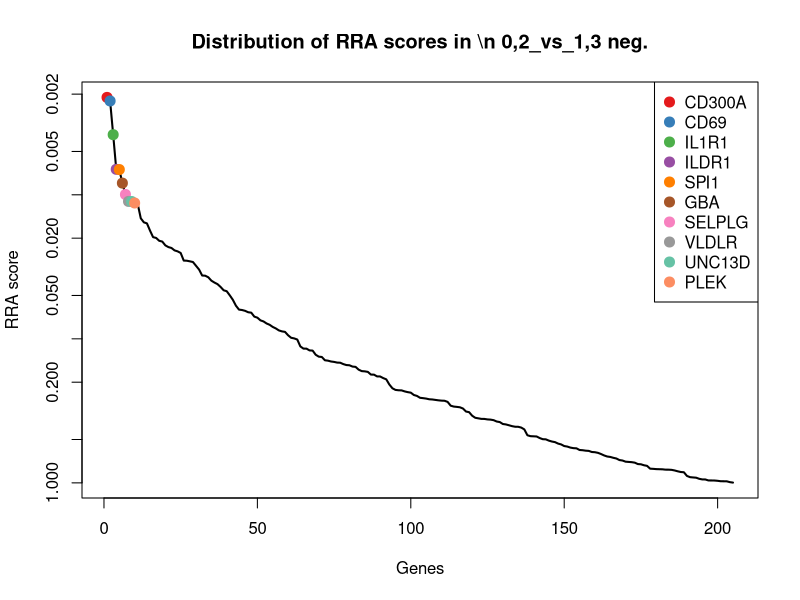
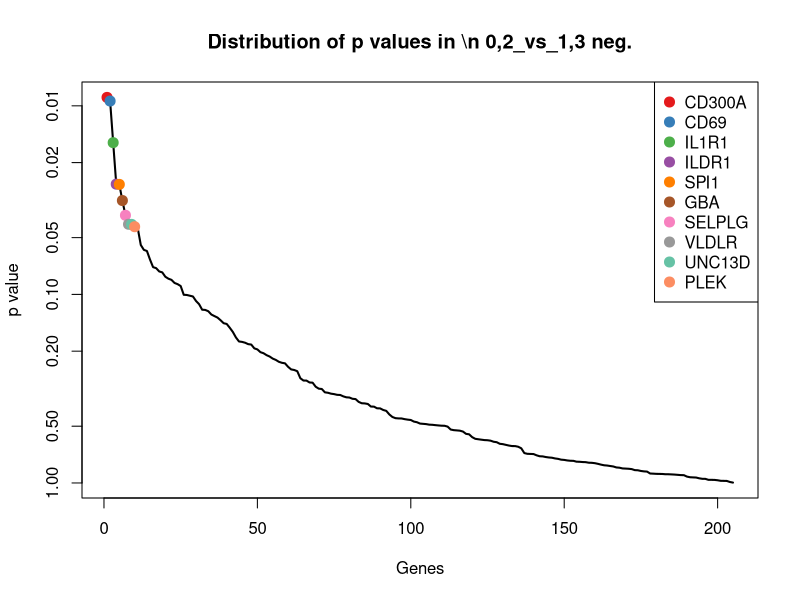
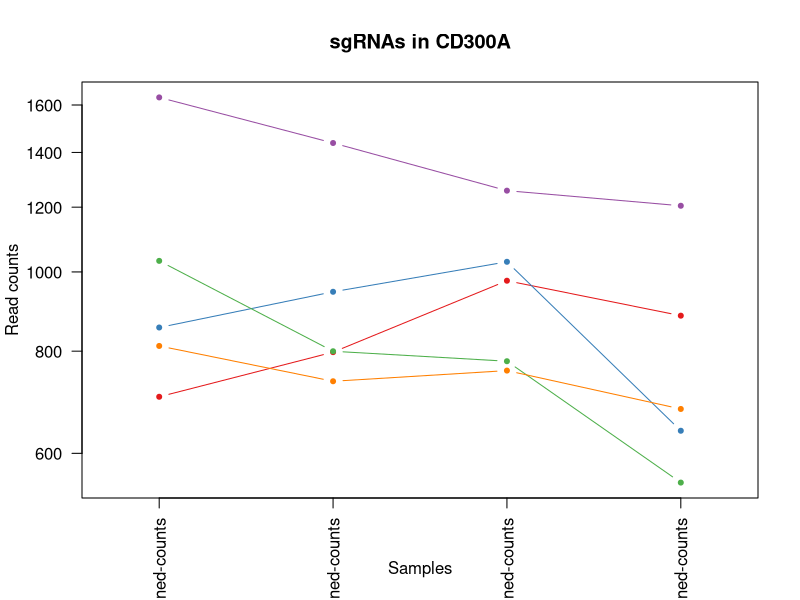
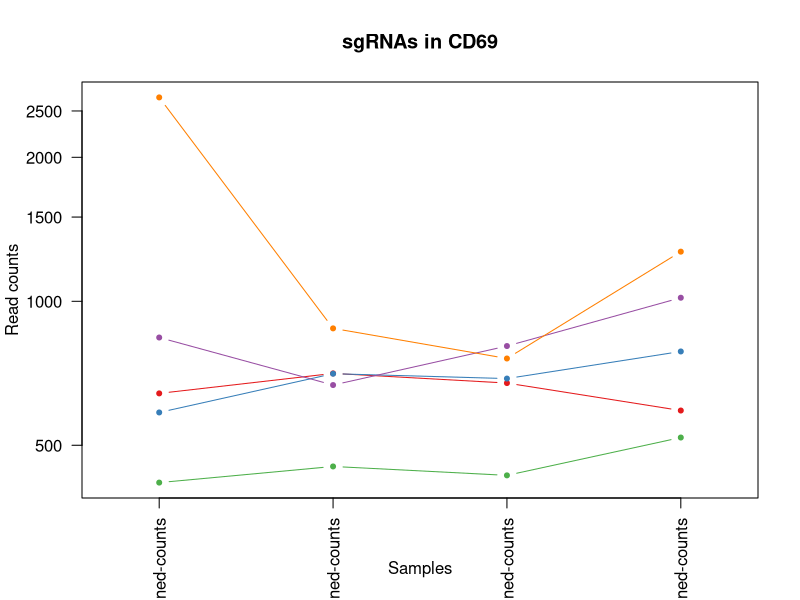
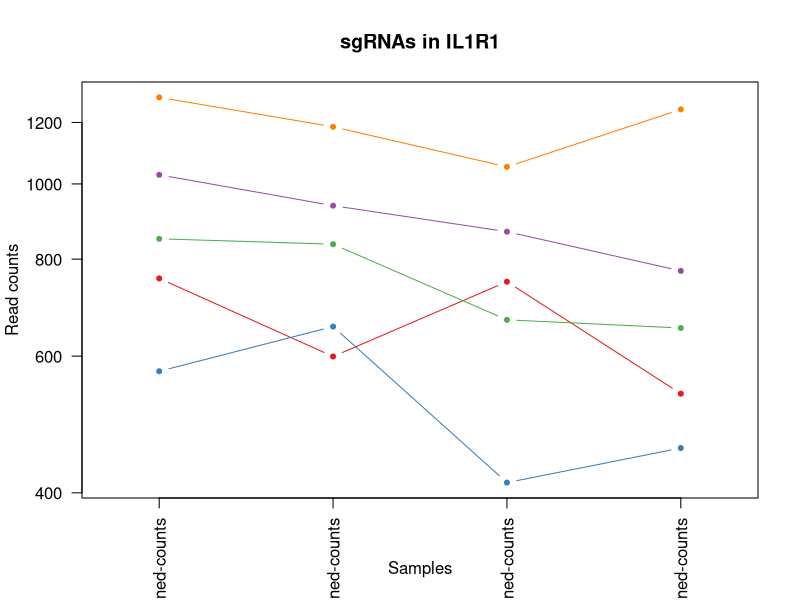
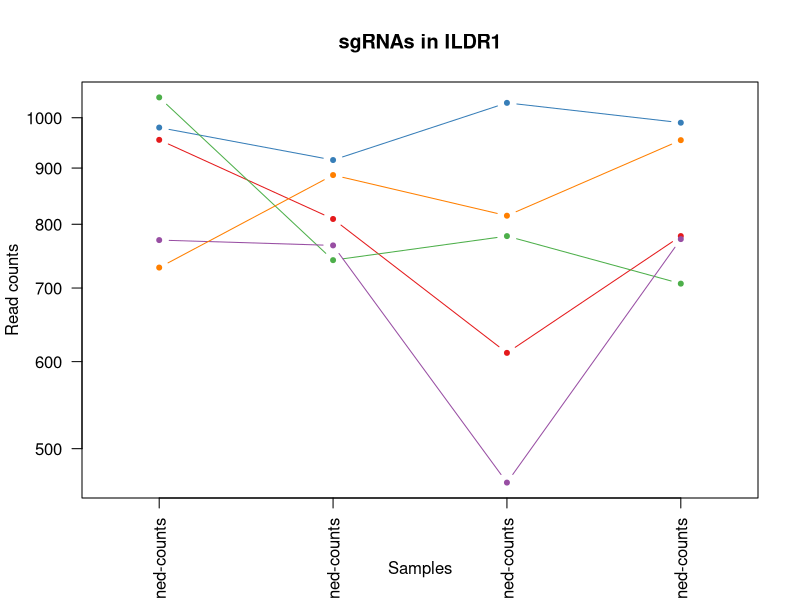
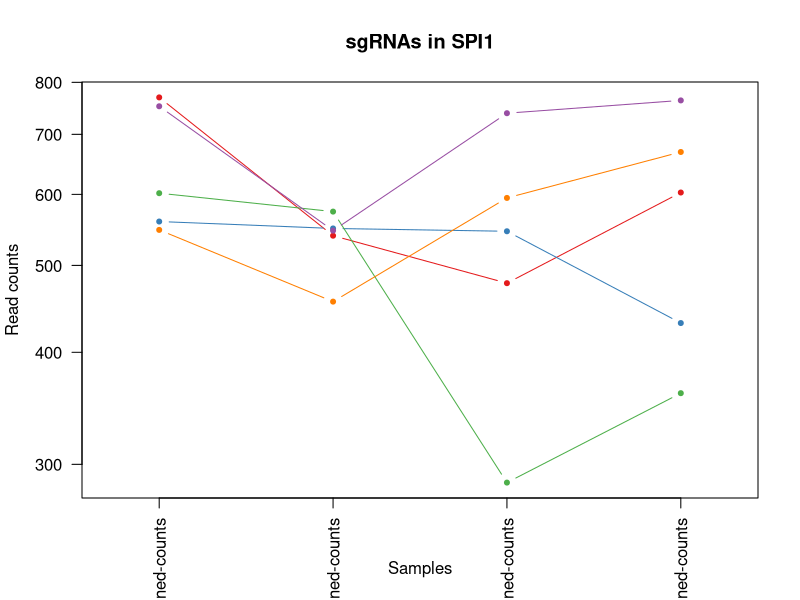
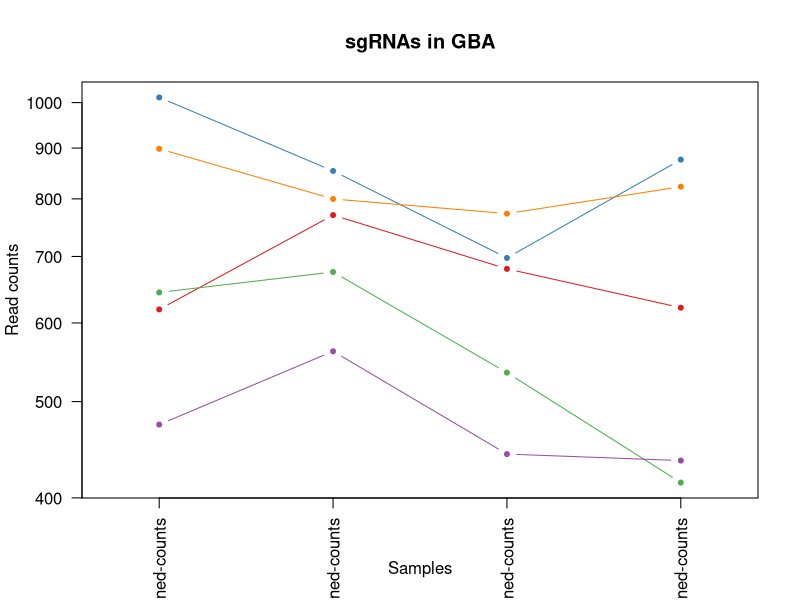

The R source for these figures, in order: (Note: this script raises an error after producing the figures.)
pdf(file='Bodipy_CRISPRi.pdf',width=4.5,height=4.5);
gstable=read.table('Bodipy_CRISPRi.gene_summary.txt',header=T)
# 
#
# parameters
# Do not modify the variables beginning with "__"

# gstablename='__GENE_SUMMARY_FILE__'
startindex=3
# outputfile='__OUTPUT_FILE__'
targetgenelist=c("CD300A","CD69","IL1R1","ILDR1","SPI1","GBA","SELPLG","VLDLR","UNC13D","PLEK")
# samplelabel=sub('.\\w+.\\w+$','',colnames(gstable)[startindex]);
samplelabel='0,2_vs_1,3 neg.'


# You need to write some codes in front of this code:
# gstable=read.table(gstablename,header=T)
# pdf(file=outputfile,width=6,height=6)


# set up color using RColorBrewer
#library(RColorBrewer)
#colors <- brewer.pal(length(targetgenelist), "Set1")

colors=c( "#E41A1C", "#377EB8", "#4DAF4A", "#984EA3", "#FF7F00",  "#A65628", "#F781BF",
          "#999999", "#66C2A5", "#FC8D62", "#8DA0CB", "#E78AC3", "#A6D854", "#FFD92F", "#E5C494", "#B3B3B3", 
          "#8DD3C7", "#FFFFB3", "#BEBADA", "#FB8072", "#80B1D3", "#FDB462", "#B3DE69", "#FCCDE5",
          "#D9D9D9", "#BC80BD", "#CCEBC5", "#FFED6F")

######
# function definition

plotrankedvalues<-function(val, tglist, ...){
  
  plot(val,log='y',ylim=c(max(val),min(val)),type='l',lwd=2, ...)
  if(length(tglist)>0){
    for(i in 1:length(tglist)){
      targetgene=tglist[i];
      tx=which(names(val)==targetgene);ty=val[targetgene];
      points(tx,ty,col=colors[(i %% length(colors)) ],cex=2,pch=20)
      # text(tx+50,ty,targetgene,col=colors[i])
    }
    legend('topright',tglist,pch=20,pt.cex = 2,cex=1,col=colors)
  }
}



plotrandvalues<-function(val,targetgenelist, ...){
  # choose the one with the best distance distribution
  
  mindiffvalue=0;
  randval=val;
  for(i in 1:20){
    randval0=sample(val)
    vindex=sort(which(names(randval0) %in% targetgenelist))
    if(max(vindex)>0.9*length(val)){
      # print('pass...')
      next;
    }
    mindiffind=min(diff(vindex));
    if (mindiffind > mindiffvalue){
      mindiffvalue=mindiffind;
      randval=randval0;
      # print(paste('Diff: ',mindiffvalue))
    }
  }
  plot(randval,log='y',ylim=c(max(randval),min(randval)),pch=20,col='grey', ...)
  
  if(length(targetgenelist)>0){
    for(i in 1:length(targetgenelist)){
      targetgene=targetgenelist[i];
      tx=which(names(randval)==targetgene);ty=randval[targetgene];
      points(tx,ty,col=colors[(i %% length(colors)) ],cex=2,pch=20)
      text(tx+50,ty,targetgene,col=colors[i])
    }
  }
  
}




# set.seed(1235)



pvec=gstable[,startindex]
names(pvec)=gstable[,'id']
pvec=sort(pvec);

plotrankedvalues(pvec,targetgenelist,xlab='Genes',ylab='RRA score',main=paste('Distribution of RRA scores in \\n',samplelabel))

# plotrandvalues(pvec,targetgenelist,xlab='Genes',ylab='RRA score',main=paste('Distribution of RRA scores in \\n',samplelabel))


pvec=gstable[,startindex+1]
names(pvec)=gstable[,'id']
pvec=sort(pvec);

plotrankedvalues(pvec,targetgenelist,xlab='Genes',ylab='p value',main=paste('Distribution of p values in \\n',samplelabel))

# plotrandvalues(pvec,targetgenelist,xlab='Genes',ylab='p value',main=paste('Distribution of p values in \\n',samplelabel))



# you need to write after this code:
# dev.off()






# parameters
# Do not modify the variables beginning with "__"
targetmat=list(c(702.5899150001461,796.790543277285,974.5365918917008,883.0892629125481),c(854.1501431974041,944.6068321190686,1027.9106450831255,638.3896682730934),c(1030.6095517413544,798.8154239463506,776.6844981648683,551.5607798526418),c(1633.602745354731,1436.6528347019917,1256.1307345912858,1203.764134919898),c(810.8472208553303,734.0192425362537,756.4391676439831,678.8440367417129))
targetgene="CD300A"
collabel=c("TRE-PMA-no-serum-Unsorted-KRAB-rep2_S2_L001_R1_001-clipped-trimmed-aligned-counts","TRE-PMA-no-serum-Unsorted-KRAB-rep1_S1_L001_R1_001-clipped-trimmed-aligned-counts","TRE-PMA-no-serum-BODIPY-high-KRAB-rep1_S5_L001_R1_001-clipped-trimmed-aligned-counts","TRE-PMA-no-serum-BODIPY-high-KRAB-rep2_S6_L001_R1_001-clipped-trimmed-aligned-counts")

# set up color using RColorBrewer
#library(RColorBrewer)
#colors <- brewer.pal(length(targetgenelist), "Set1")

colors=c( "#E41A1C", "#377EB8", "#4DAF4A", "#984EA3", "#FF7F00",  "#A65628", "#F781BF",
          "#999999", "#66C2A5", "#FC8D62", "#8DA0CB", "#E78AC3", "#A6D854", "#FFD92F", "#E5C494", "#B3B3B3", 
          "#8DD3C7", "#FFFFB3", "#BEBADA", "#FB8072", "#80B1D3", "#FDB462", "#B3DE69", "#FCCDE5",
          "#D9D9D9", "#BC80BD", "#CCEBC5", "#FFED6F")


## code

targetmatvec=unlist(targetmat)+1
yrange=range(targetmatvec[targetmatvec>0]);
# yrange[1]=1; # set the minimum value to 1
for(i in 1:length(targetmat)){
  vali=targetmat[[i]]+1;
  if(i==1){
    plot(1:length(vali),vali,type='b',las=1,pch=20,main=paste('sgRNAs in',targetgene),ylab='Read counts',xlab='Samples',xlim=c(0.7,length(vali)+0.3),ylim = yrange,col=colors[(i %% length(colors))],xaxt='n',log='y')
    axis(1,at=1:length(vali),labels=(collabel),las=2)
    # lines(0:100,rep(1,101),col='black');
  }else{
    lines(1:length(vali),vali,type='b',pch=20,col=colors[(i %% length(colors))])
  }
}




# parameters
# Do not modify the variables beginning with "__"
targetmat=list(c(640.883250662691,705.6709131693364,673.6173609676346,590.0417644935237),c(584.5894516179952,704.6584728348035,688.3412377100965,784.4200715256711),c(416.7906275424595,450.53594886707987,431.5936370134161,518.0132547811036),c(838.9941203776783,667.1981804570913,805.2120093533883,1016.2926712848318),c(2667.460016271741,876.7733297053734,758.2796522367908,1268.8858012352366))
targetgene="CD69"
collabel=c("TRE-PMA-no-serum-Unsorted-KRAB-rep2_S2_L001_R1_001-clipped-trimmed-aligned-counts","TRE-PMA-no-serum-Unsorted-KRAB-rep1_S1_L001_R1_001-clipped-trimmed-aligned-counts","TRE-PMA-no-serum-BODIPY-high-KRAB-rep1_S5_L001_R1_001-clipped-trimmed-aligned-counts","TRE-PMA-no-serum-BODIPY-high-KRAB-rep2_S6_L001_R1_001-clipped-trimmed-aligned-counts")

# set up color using RColorBrewer
#library(RColorBrewer)
#colors <- brewer.pal(length(targetgenelist), "Set1")

colors=c( "#E41A1C", "#377EB8", "#4DAF4A", "#984EA3", "#FF7F00",  "#A65628", "#F781BF",
          "#999999", "#66C2A5", "#FC8D62", "#8DA0CB", "#E78AC3", "#A6D854", "#FFD92F", "#E5C494", "#B3B3B3", 
          "#8DD3C7", "#FFFFB3", "#BEBADA", "#FB8072", "#80B1D3", "#FDB462", "#B3DE69", "#FCCDE5",
          "#D9D9D9", "#BC80BD", "#CCEBC5", "#FFED6F")


## code

targetmatvec=unlist(targetmat)+1
yrange=range(targetmatvec[targetmatvec>0]);
# yrange[1]=1; # set the minimum value to 1
for(i in 1:length(targetmat)){
  vali=targetmat[[i]]+1;
  if(i==1){
    plot(1:length(vali),vali,type='b',las=1,pch=20,main=paste('sgRNAs in',targetgene),ylab='Read counts',xlab='Samples',xlim=c(0.7,length(vali)+0.3),ylim = yrange,col=colors[(i %% length(colors))],xaxt='n',log='y')
    axis(1,at=1:length(vali),labels=(collabel),las=2)
    # lines(0:100,rep(1,101),col='black');
  }else{
    lines(1:length(vali),vali,type='b',pch=20,col=colors[(i %% length(colors))])
  }
}




# parameters
# Do not modify the variables beginning with "__"
targetmat=list(c(754.5534218106345,598.3522377088634,747.2367446799443,535.7737092307415),c(572.6811479739249,654.0364561081653,411.3483064925309,455.8516642073712),c(848.7372779046449,835.26327598953,667.1756648928074,651.2166631533873),c(1026.2792595071471,936.5073094428064,866.8682432124477,771.5930766453772),c(1291.5096588523486,1183.5427510688007,1050.9167024932221,1246.1918872162548))
targetgene="IL1R1"
collabel=c("TRE-PMA-no-serum-Unsorted-KRAB-rep2_S2_L001_R1_001-clipped-trimmed-aligned-counts","TRE-PMA-no-serum-Unsorted-KRAB-rep1_S1_L001_R1_001-clipped-trimmed-aligned-counts","TRE-PMA-no-serum-BODIPY-high-KRAB-rep1_S5_L001_R1_001-clipped-trimmed-aligned-counts","TRE-PMA-no-serum-BODIPY-high-KRAB-rep2_S6_L001_R1_001-clipped-trimmed-aligned-counts")

# set up color using RColorBrewer
#library(RColorBrewer)
#colors <- brewer.pal(length(targetgenelist), "Set1")

colors=c( "#E41A1C", "#377EB8", "#4DAF4A", "#984EA3", "#FF7F00",  "#A65628", "#F781BF",
          "#999999", "#66C2A5", "#FC8D62", "#8DA0CB", "#E78AC3", "#A6D854", "#FFD92F", "#E5C494", "#B3B3B3", 
          "#8DD3C7", "#FFFFB3", "#BEBADA", "#FB8072", "#80B1D3", "#FDB462", "#B3DE69", "#FCCDE5",
          "#D9D9D9", "#BC80BD", "#CCEBC5", "#FFED6F")


## code

targetmatvec=unlist(targetmat)+1
yrange=range(targetmatvec[targetmatvec>0]);
# yrange[1]=1; # set the minimum value to 1
for(i in 1:length(targetmat)){
  vali=targetmat[[i]]+1;
  if(i==1){
    plot(1:length(vali),vali,type='b',las=1,pch=20,main=paste('sgRNAs in',targetgene),ylab='Read counts',xlab='Samples',xlim=c(0.7,length(vali)+0.3),ylim = yrange,col=colors[(i %% length(colors))],xaxt='n',log='y')
    axis(1,at=1:length(vali),labels=(collabel),las=2)
    # lines(0:100,rep(1,101),col='black');
  }else{
    lines(1:length(vali),vali,type='b',pch=20,col=colors[(i %% length(colors))])
  }
}




# parameters
# Do not modify the variables beginning with "__"
targetmat=list(c(953.7468645841736,807.9273869571455,610.1206425157674,779.4866119563274),c(978.646044930866,914.2336220830856,1030.671371972337,988.6652976965063),c(1042.5178553854248,741.1063248779831,779.4452250540799,705.4847184161697),c(772.9571638060158,764.3924525722366,464.7223596839555,774.5531523869835),c(729.6542414639422,885.8852927161682,813.4941900210232,953.1443887972306))
targetgene="ILDR1"
collabel=c("TRE-PMA-no-serum-Unsorted-KRAB-rep2_S2_L001_R1_001-clipped-trimmed-aligned-counts","TRE-PMA-no-serum-Unsorted-KRAB-rep1_S1_L001_R1_001-clipped-trimmed-aligned-counts","TRE-PMA-no-serum-BODIPY-high-KRAB-rep1_S5_L001_R1_001-clipped-trimmed-aligned-counts","TRE-PMA-no-serum-BODIPY-high-KRAB-rep2_S6_L001_R1_001-clipped-trimmed-aligned-counts")

# set up color using RColorBrewer
#library(RColorBrewer)
#colors <- brewer.pal(length(targetgenelist), "Set1")

colors=c( "#E41A1C", "#377EB8", "#4DAF4A", "#984EA3", "#FF7F00",  "#A65628", "#F781BF",
          "#999999", "#66C2A5", "#FC8D62", "#8DA0CB", "#E78AC3", "#A6D854", "#FFD92F", "#E5C494", "#B3B3B3", 
          "#8DD3C7", "#FFFFB3", "#BEBADA", "#FB8072", "#80B1D3", "#FDB462", "#B3DE69", "#FCCDE5",
          "#D9D9D9", "#BC80BD", "#CCEBC5", "#FFED6F")


## code

targetmatvec=unlist(targetmat)+1
yrange=range(targetmatvec[targetmatvec>0]);
# yrange[1]=1; # set the minimum value to 1
for(i in 1:length(targetmat)){
  vali=targetmat[[i]]+1;
  if(i==1){
    plot(1:length(vali),vali,type='b',las=1,pch=20,main=paste('sgRNAs in',targetgene),ylab='Read counts',xlab='Samples',xlim=c(0.7,length(vali)+0.3),ylim = yrange,col=colors[(i %% length(colors))],xaxt='n',log='y')
    axis(1,at=1:length(vali),labels=(collabel),las=2)
    # lines(0:100,rep(1,101),col='black');
  }else{
    lines(1:length(vali),vali,type='b',pch=20,col=colors[(i %% length(colors))])
  }
}




# parameters
# Do not modify the variables beginning with "__"
targetmat=list(c(768.6268715718085,538.6182579714304,476.68550953720586,601.882067459949),c(558.607698212751,548.7426613167579,544.7834394710924,430.1976744467832),c(600.8280474962728,573.0412293455443,285.27511188520043,359.1558566482318),c(751.305702634979,545.7053403131597,738.0343217159057,762.7128494205582),c(546.6993945686806,454.5857102052109,593.5562811804976,667.9904256891565))
targetgene="SPI1"
collabel=c("TRE-PMA-no-serum-Unsorted-KRAB-rep2_S2_L001_R1_001-clipped-trimmed-aligned-counts","TRE-PMA-no-serum-Unsorted-KRAB-rep1_S1_L001_R1_001-clipped-trimmed-aligned-counts","TRE-PMA-no-serum-BODIPY-high-KRAB-rep1_S5_L001_R1_001-clipped-trimmed-aligned-counts","TRE-PMA-no-serum-BODIPY-high-KRAB-rep2_S6_L001_R1_001-clipped-trimmed-aligned-counts")

# set up color using RColorBrewer
#library(RColorBrewer)
#colors <- brewer.pal(length(targetgenelist), "Set1")

colors=c( "#E41A1C", "#377EB8", "#4DAF4A", "#984EA3", "#FF7F00",  "#A65628", "#F781BF",
          "#999999", "#66C2A5", "#FC8D62", "#8DA0CB", "#E78AC3", "#A6D854", "#FFD92F", "#E5C494", "#B3B3B3", 
          "#8DD3C7", "#FFFFB3", "#BEBADA", "#FB8072", "#80B1D3", "#FDB462", "#B3DE69", "#FCCDE5",
          "#D9D9D9", "#BC80BD", "#CCEBC5", "#FFED6F")


## code

targetmatvec=unlist(targetmat)+1
yrange=range(targetmatvec[targetmatvec>0]);
# yrange[1]=1; # set the minimum value to 1
for(i in 1:length(targetmat)){
  vali=targetmat[[i]]+1;
  if(i==1){
    plot(1:length(vali),vali,type='b',las=1,pch=20,main=paste('sgRNAs in',targetgene),ylab='Read counts',xlab='Samples',xlim=c(0.7,length(vali)+0.3),ylim = yrange,col=colors[(i %% length(colors))],xaxt='n',log='y')
    axis(1,at=1:length(vali),labels=(collabel),las=2)
    # lines(0:100,rep(1,101),col='black');
  }else{
    lines(1:length(vali),vali,type='b',pch=20,col=colors[(i %% length(colors))])
  }
}




# parameters
# Do not modify the variables beginning with "__"
targetmat=list(c(618.1492164331023,769.4546542449004,679.1388147460577,620.6292138234555),c(1011.1232366874214,852.474761676587,696.6234183777314,875.1957276015979),c(643.0483967797948,674.2852627988207,533.7405319142459,413.4239119110141),c(473.08442658715535,560.8919453311511,441.71630227385873,435.131134016127),c(897.4530655394778,798.8154239463506,772.0832866828489,821.9143642526843))
targetgene="GBA"
collabel=c("TRE-PMA-no-serum-Unsorted-KRAB-rep2_S2_L001_R1_001-clipped-trimmed-aligned-counts","TRE-PMA-no-serum-Unsorted-KRAB-rep1_S1_L001_R1_001-clipped-trimmed-aligned-counts","TRE-PMA-no-serum-BODIPY-high-KRAB-rep1_S5_L001_R1_001-clipped-trimmed-aligned-counts","TRE-PMA-no-serum-BODIPY-high-KRAB-rep2_S6_L001_R1_001-clipped-trimmed-aligned-counts")

# set up color using RColorBrewer
#library(RColorBrewer)
#colors <- brewer.pal(length(targetgenelist), "Set1")

colors=c( "#E41A1C", "#377EB8", "#4DAF4A", "#984EA3", "#FF7F00",  "#A65628", "#F781BF",
          "#999999", "#66C2A5", "#FC8D62", "#8DA0CB", "#E78AC3", "#A6D854", "#FFD92F", "#E5C494", "#B3B3B3", 
          "#8DD3C7", "#FFFFB3", "#BEBADA", "#FB8072", "#80B1D3", "#FDB462", "#B3DE69", "#FCCDE5",
          "#D9D9D9", "#BC80BD", "#CCEBC5", "#FFED6F")


## code

targetmatvec=unlist(targetmat)+1
yrange=range(targetmatvec[targetmatvec>0]);
# yrange[1]=1; # set the minimum value to 1
for(i in 1:length(targetmat)){
  vali=targetmat[[i]]+1;
  if(i==1){
    plot(1:length(vali),vali,type='b',las=1,pch=20,main=paste('sgRNAs in',targetgene),ylab='Read counts',xlab='Samples',xlim=c(0.7,length(vali)+0.3),ylim = yrange,col=colors[(i %% length(colors))],xaxt='n',log='y')
    axis(1,at=1:length(vali),labels=(collabel),las=2)
    # lines(0:100,rep(1,101),col='black');
  }else{
    lines(1:length(vali),vali,type='b',pch=20,col=colors[(i %% length(colors))])
  }
}




# parameters
# Do not modify the variables beginning with "__"
targetmat=list(c(744.810264283668,856.524523014718,703.0651144525584,520.97333052271),c(1231.9681406319974,1081.2862772809917,1273.6153382229593,1619.1614306586496),c(1346.7208848384926,1063.0623512594018,937.7269000355459,960.051232194312),c(844.4069856704375,804.8900659535472,783.1261942396953,719.2984052103325),c(869.3061660171298,937.5197497773393,968.0948958168736,815.007520855603))
targetgene="SELPLG"
collabel=c("TRE-PMA-no-serum-Unsorted-KRAB-rep2_S2_L001_R1_001-clipped-trimmed-aligned-counts","TRE-PMA-no-serum-Unsorted-KRAB-rep1_S1_L001_R1_001-clipped-trimmed-aligned-counts","TRE-PMA-no-serum-BODIPY-high-KRAB-rep1_S5_L001_R1_001-clipped-trimmed-aligned-counts","TRE-PMA-no-serum-BODIPY-high-KRAB-rep2_S6_L001_R1_001-clipped-trimmed-aligned-counts")

# set up color using RColorBrewer
#library(RColorBrewer)
#colors <- brewer.pal(length(targetgenelist), "Set1")

colors=c( "#E41A1C", "#377EB8", "#4DAF4A", "#984EA3", "#FF7F00",  "#A65628", "#F781BF",
          "#999999", "#66C2A5", "#FC8D62", "#8DA0CB", "#E78AC3", "#A6D854", "#FFD92F", "#E5C494", "#B3B3B3", 
          "#8DD3C7", "#FFFFB3", "#BEBADA", "#FB8072", "#80B1D3", "#FDB462", "#B3DE69", "#FCCDE5",
          "#D9D9D9", "#BC80BD", "#CCEBC5", "#FFED6F")


## code

targetmatvec=unlist(targetmat)+1
yrange=range(targetmatvec[targetmatvec>0]);
# yrange[1]=1; # set the minimum value to 1
for(i in 1:length(targetmat)){
  vali=targetmat[[i]]+1;
  if(i==1){
    plot(1:length(vali),vali,type='b',las=1,pch=20,main=paste('sgRNAs in',targetgene),ylab='Read counts',xlab='Samples',xlim=c(0.7,length(vali)+0.3),ylim = yrange,col=colors[(i %% length(colors))],xaxt='n',log='y')
    axis(1,at=1:length(vali),labels=(collabel),las=2)
    # lines(0:100,rep(1,101),col='black');
  }else{
    lines(1:length(vali),vali,type='b',pch=20,col=colors[(i %% length(colors))])
  }
}




# parameters
# Do not modify the variables beginning with "__"
targetmat=list(c(1019.783821155836,1079.261396611926,1132.8182668731667,1076.4808780308267),c(1067.417035732117,1005.3532521910344,967.1746535204699,887.0360305680231),c(614.9014972574467,655.0488964426982,842.941943505947,586.0949968380486),c(867.1410199000262,824.1264323096697,623.9242769618254,426.2509067913081),c(729.6542414639422,921.320704424815,899.0767235865833,849.5417378410099))
targetgene="VLDLR"
collabel=c("TRE-PMA-no-serum-Unsorted-KRAB-rep2_S2_L001_R1_001-clipped-trimmed-aligned-counts","TRE-PMA-no-serum-Unsorted-KRAB-rep1_S1_L001_R1_001-clipped-trimmed-aligned-counts","TRE-PMA-no-serum-BODIPY-high-KRAB-rep1_S5_L001_R1_001-clipped-trimmed-aligned-counts","TRE-PMA-no-serum-BODIPY-high-KRAB-rep2_S6_L001_R1_001-clipped-trimmed-aligned-counts")

# set up color using RColorBrewer
#library(RColorBrewer)
#colors <- brewer.pal(length(targetgenelist), "Set1")

colors=c( "#E41A1C", "#377EB8", "#4DAF4A", "#984EA3", "#FF7F00",  "#A65628", "#F781BF",
          "#999999", "#66C2A5", "#FC8D62", "#8DA0CB", "#E78AC3", "#A6D854", "#FFD92F", "#E5C494", "#B3B3B3", 
          "#8DD3C7", "#FFFFB3", "#BEBADA", "#FB8072", "#80B1D3", "#FDB462", "#B3DE69", "#FCCDE5",
          "#D9D9D9", "#BC80BD", "#CCEBC5", "#FFED6F")


## code

targetmatvec=unlist(targetmat)+1
yrange=range(targetmatvec[targetmatvec>0]);
# yrange[1]=1; # set the minimum value to 1
for(i in 1:length(targetmat)){
  vali=targetmat[[i]]+1;
  if(i==1){
    plot(1:length(vali),vali,type='b',las=1,pch=20,main=paste('sgRNAs in',targetgene),ylab='Read counts',xlab='Samples',xlim=c(0.7,length(vali)+0.3),ylim = yrange,col=colors[(i %% length(colors))],xaxt='n',log='y')
    axis(1,at=1:length(vali),labels=(collabel),las=2)
    # lines(0:100,rep(1,101),col='black');
  }else{
    lines(1:length(vali),vali,type='b',pch=20,col=colors[(i %% length(colors))])
  }
}




# parameters
# Do not modify the variables beginning with "__"
targetmat=list(c(659.2869926580723,568.9914680074132,451.83896753430133,620.6292138234555),c(991.6369216334881,1049.900626910476,946.9293229995847,1001.4922925768003),c(1207.068960285305,876.7733297053734,746.3165023835405,950.1843130556243),c(497.98360693384774,669.2230611261568,522.6976243573995,551.5607798526418),c(899.6182116565815,828.1761936478007,914.7208426254491,758.7660817650832))
targetgene="UNC13D"
collabel=c("TRE-PMA-no-serum-Unsorted-KRAB-rep2_S2_L001_R1_001-clipped-trimmed-aligned-counts","TRE-PMA-no-serum-Unsorted-KRAB-rep1_S1_L001_R1_001-clipped-trimmed-aligned-counts","TRE-PMA-no-serum-BODIPY-high-KRAB-rep1_S5_L001_R1_001-clipped-trimmed-aligned-counts","TRE-PMA-no-serum-BODIPY-high-KRAB-rep2_S6_L001_R1_001-clipped-trimmed-aligned-counts")

# set up color using RColorBrewer
#library(RColorBrewer)
#colors <- brewer.pal(length(targetgenelist), "Set1")

colors=c( "#E41A1C", "#377EB8", "#4DAF4A", "#984EA3", "#FF7F00",  "#A65628", "#F781BF",
          "#999999", "#66C2A5", "#FC8D62", "#8DA0CB", "#E78AC3", "#A6D854", "#FFD92F", "#E5C494", "#B3B3B3", 
          "#8DD3C7", "#FFFFB3", "#BEBADA", "#FB8072", "#80B1D3", "#FDB462", "#B3DE69", "#FCCDE5",
          "#D9D9D9", "#BC80BD", "#CCEBC5", "#FFED6F")


## code

targetmatvec=unlist(targetmat)+1
yrange=range(targetmatvec[targetmatvec>0]);
# yrange[1]=1; # set the minimum value to 1
for(i in 1:length(targetmat)){
  vali=targetmat[[i]]+1;
  if(i==1){
    plot(1:length(vali),vali,type='b',las=1,pch=20,main=paste('sgRNAs in',targetgene),ylab='Read counts',xlab='Samples',xlim=c(0.7,length(vali)+0.3),ylim = yrange,col=colors[(i %% length(colors))],xaxt='n',log='y')
    axis(1,at=1:length(vali),labels=(collabel),las=2)
    # lines(0:100,rep(1,101),col='black');
  }else{
    lines(1:length(vali),vali,type='b',pch=20,col=colors[(i %% length(colors))])
  }
}




# parameters
# Do not modify the variables beginning with "__"
targetmat=list(c(1051.1784398538396,942.581951450003,643.2493651863068,1148.5093877432469),c(936.4256956473441,802.8651852844816,746.3165023835405,778.4999200424586),c(1798.1538502546111,934.4824287737409,815.3346746138309,1333.0207756367065),c(1400.8495377660847,1187.5925124069317,1314.1059992647297,1655.669031471794),c(940.7559878815515,977.004922824117,901.8374504757949,868.2888842045165))
targetgene="PLEK"
collabel=c("TRE-PMA-no-serum-Unsorted-KRAB-rep2_S2_L001_R1_001-clipped-trimmed-aligned-counts","TRE-PMA-no-serum-Unsorted-KRAB-rep1_S1_L001_R1_001-clipped-trimmed-aligned-counts","TRE-PMA-no-serum-BODIPY-high-KRAB-rep1_S5_L001_R1_001-clipped-trimmed-aligned-counts","TRE-PMA-no-serum-BODIPY-high-KRAB-rep2_S6_L001_R1_001-clipped-trimmed-aligned-counts")

# set up color using RColorBrewer
#library(RColorBrewer)
#colors <- brewer.pal(length(targetgenelist), "Set1")

colors=c( "#E41A1C", "#377EB8", "#4DAF4A", "#984EA3", "#FF7F00",  "#A65628", "#F781BF",
          "#999999", "#66C2A5", "#FC8D62", "#8DA0CB", "#E78AC3", "#A6D854", "#FFD92F", "#E5C494", "#B3B3B3", 
          "#8DD3C7", "#FFFFB3", "#BEBADA", "#FB8072", "#80B1D3", "#FDB462", "#B3DE69", "#FCCDE5",
          "#D9D9D9", "#BC80BD", "#CCEBC5", "#FFED6F")


## code

targetmatvec=unlist(targetmat)+1
yrange=range(targetmatvec[targetmatvec>0]);
# yrange[1]=1; # set the minimum value to 1
for(i in 1:length(targetmat)){
  vali=targetmat[[i]]+1;
  if(i==1){
    plot(1:length(vali),vali,type='b',las=1,pch=20,main=paste('sgRNAs in',targetgene),ylab='Read counts',xlab='Samples',xlim=c(0.7,length(vali)+0.3),ylim = yrange,col=colors[(i %% length(colors))],xaxt='n',log='y')
    axis(1,at=1:length(vali),labels=(collabel),las=2)
    # lines(0:100,rep(1,101),col='black');
  }else{
    lines(1:length(vali),vali,type='b',pch=20,col=colors[(i %% length(colors))])
  }
}



# 
#
# parameters
# Do not modify the variables beginning with "__"

# gstablename='__GENE_SUMMARY_FILE__'
startindex=9
# outputfile='__OUTPUT_FILE__'
targetgenelist=c("CLEC7A","CD226","ITGAX","MRC1","CLDN7","ADAM10","C9orf72","SIRPA","SORL1","CD200R")
# samplelabel=sub('.\\w+.\\w+$','',colnames(gstable)[startindex]);
samplelabel='0,2_vs_1,3 pos.'


# You need to write some codes in front of this code:
# gstable=read.table(gstablename,header=T)
# pdf(file=outputfile,width=6,height=6)


# set up color using RColorBrewer
#library(RColorBrewer)
#colors <- brewer.pal(length(targetgenelist), "Set1")

colors=c( "#E41A1C", "#377EB8", "#4DAF4A", "#984EA3", "#FF7F00",  "#A65628", "#F781BF",
          "#999999", "#66C2A5", "#FC8D62", "#8DA0CB", "#E78AC3", "#A6D854", "#FFD92F", "#E5C494", "#B3B3B3", 
          "#8DD3C7", "#FFFFB3", "#BEBADA", "#FB8072", "#80B1D3", "#FDB462", "#B3DE69", "#FCCDE5",
          "#D9D9D9", "#BC80BD", "#CCEBC5", "#FFED6F")

######
# function definition

plotrankedvalues<-function(val, tglist, ...){
  
  plot(val,log='y',ylim=c(max(val),min(val)),type='l',lwd=2, ...)
  if(length(tglist)>0){
    for(i in 1:length(tglist)){
      targetgene=tglist[i];
      tx=which(names(val)==targetgene);ty=val[targetgene];
      points(tx,ty,col=colors[(i %% length(colors)) ],cex=2,pch=20)
      # text(tx+50,ty,targetgene,col=colors[i])
    }
    legend('topright',tglist,pch=20,pt.cex = 2,cex=1,col=colors)
  }
}



plotrandvalues<-function(val,targetgenelist, ...){
  # choose the one with the best distance distribution
  
  mindiffvalue=0;
  randval=val;
  for(i in 1:20){
    randval0=sample(val)
    vindex=sort(which(names(randval0) %in% targetgenelist))
    if(max(vindex)>0.9*length(val)){
      # print('pass...')
      next;
    }
    mindiffind=min(diff(vindex));
    if (mindiffind > mindiffvalue){
      mindiffvalue=mindiffind;
      randval=randval0;
      # print(paste('Diff: ',mindiffvalue))
    }
  }
  plot(randval,log='y',ylim=c(max(randval),min(randval)),pch=20,col='grey', ...)
  
  if(length(targetgenelist)>0){
    for(i in 1:length(targetgenelist)){
      targetgene=targetgenelist[i];
      tx=which(names(randval)==targetgene);ty=randval[targetgene];
      points(tx,ty,col=colors[(i %% length(colors)) ],cex=2,pch=20)
      text(tx+50,ty,targetgene,col=colors[i])
    }
  }
  
}




# set.seed(1235)



pvec=gstable[,startindex]
names(pvec)=gstable[,'id']
pvec=sort(pvec);

plotrankedvalues(pvec,targetgenelist,xlab='Genes',ylab='RRA score',main=paste('Distribution of RRA scores in \\n',samplelabel))

# plotrandvalues(pvec,targetgenelist,xlab='Genes',ylab='RRA score',main=paste('Distribution of RRA scores in \\n',samplelabel))


pvec=gstable[,startindex+1]
names(pvec)=gstable[,'id']
pvec=sort(pvec);

plotrankedvalues(pvec,targetgenelist,xlab='Genes',ylab='p value',main=paste('Distribution of p values in \\n',samplelabel))

# plotrandvalues(pvec,targetgenelist,xlab='Genes',ylab='p value',main=paste('Distribution of p values in \\n',samplelabel))



# you need to write after this code:
# dev.off()






# parameters
# Do not modify the variables beginning with "__"
targetmat=list(c(350.7536709707971,598.3522377088634,774.8440135720605,601.882067459949),c(403.79975083983743,603.4144393815271,825.4573398742735,583.1349210964423),c(929.9302572960331,788.691020601023,568.7097391775931,849.5417378410099),c(564.0205635055102,665.1732997880258,514.4154436897646,612.7356785125054),c(772.9571638060158,704.6584728348035,797.8500709821573,671.9371933446315))
targetgene="CLEC7A"
collabel=c("TRE-PMA-no-serum-Unsorted-KRAB-rep2_S2_L001_R1_001-clipped-trimmed-aligned-counts","TRE-PMA-no-serum-Unsorted-KRAB-rep1_S1_L001_R1_001-clipped-trimmed-aligned-counts","TRE-PMA-no-serum-BODIPY-high-KRAB-rep1_S5_L001_R1_001-clipped-trimmed-aligned-counts","TRE-PMA-no-serum-BODIPY-high-KRAB-rep2_S6_L001_R1_001-clipped-trimmed-aligned-counts")

# set up color using RColorBrewer
#library(RColorBrewer)
#colors <- brewer.pal(length(targetgenelist), "Set1")

colors=c( "#E41A1C", "#377EB8", "#4DAF4A", "#984EA3", "#FF7F00",  "#A65628", "#F781BF",
          "#999999", "#66C2A5", "#FC8D62", "#8DA0CB", "#E78AC3", "#A6D854", "#FFD92F", "#E5C494", "#B3B3B3", 
          "#8DD3C7", "#FFFFB3", "#BEBADA", "#FB8072", "#80B1D3", "#FDB462", "#B3DE69", "#FCCDE5",
          "#D9D9D9", "#BC80BD", "#CCEBC5", "#FFED6F")


## code

targetmatvec=unlist(targetmat)+1
yrange=range(targetmatvec[targetmatvec>0]);
# yrange[1]=1; # set the minimum value to 1
for(i in 1:length(targetmat)){
  vali=targetmat[[i]]+1;
  if(i==1){
    plot(1:length(vali),vali,type='b',las=1,pch=20,main=paste('sgRNAs in',targetgene),ylab='Read counts',xlab='Samples',xlim=c(0.7,length(vali)+0.3),ylim = yrange,col=colors[(i %% length(colors))],xaxt='n',log='y')
    axis(1,at=1:length(vali),labels=(collabel),las=2)
    # lines(0:100,rep(1,101),col='black');
  }else{
    lines(1:length(vali),vali,type='b',pch=20,col=colors[(i %% length(colors))])
  }
}




# parameters
# Do not modify the variables beginning with "__"
targetmat=list(c(291.21215275044574,574.0536696800771,1297.54163792946,527.8801739197913),c(71.44982186442164,328.0306683886154,138.95658675698473,138.13686794162763),c(562.9379904469583,718.8326375182622,806.1322516497921,709.4314860716447),c(854.1501431974041,905.1216590722908,972.696107298893,990.6386815242438),c(1388.9412341220145,759.3302508995728,874.2301815836787,1641.8553446776311))
targetgene="CD226"
collabel=c("TRE-PMA-no-serum-Unsorted-KRAB-rep2_S2_L001_R1_001-clipped-trimmed-aligned-counts","TRE-PMA-no-serum-Unsorted-KRAB-rep1_S1_L001_R1_001-clipped-trimmed-aligned-counts","TRE-PMA-no-serum-BODIPY-high-KRAB-rep1_S5_L001_R1_001-clipped-trimmed-aligned-counts","TRE-PMA-no-serum-BODIPY-high-KRAB-rep2_S6_L001_R1_001-clipped-trimmed-aligned-counts")

# set up color using RColorBrewer
#library(RColorBrewer)
#colors <- brewer.pal(length(targetgenelist), "Set1")

colors=c( "#E41A1C", "#377EB8", "#4DAF4A", "#984EA3", "#FF7F00",  "#A65628", "#F781BF",
          "#999999", "#66C2A5", "#FC8D62", "#8DA0CB", "#E78AC3", "#A6D854", "#FFD92F", "#E5C494", "#B3B3B3", 
          "#8DD3C7", "#FFFFB3", "#BEBADA", "#FB8072", "#80B1D3", "#FDB462", "#B3DE69", "#FCCDE5",
          "#D9D9D9", "#BC80BD", "#CCEBC5", "#FFED6F")


## code

targetmatvec=unlist(targetmat)+1
yrange=range(targetmatvec[targetmatvec>0]);
# yrange[1]=1; # set the minimum value to 1
for(i in 1:length(targetmat)){
  vali=targetmat[[i]]+1;
  if(i==1){
    plot(1:length(vali),vali,type='b',las=1,pch=20,main=paste('sgRNAs in',targetgene),ylab='Read counts',xlab='Samples',xlim=c(0.7,length(vali)+0.3),ylim = yrange,col=colors[(i %% length(colors))],xaxt='n',log='y')
    axis(1,at=1:length(vali),labels=(collabel),las=2)
    # lines(0:100,rep(1,101),col='black');
  }else{
    lines(1:length(vali),vali,type='b',pch=20,col=colors[(i %% length(colors))])
  }
}




# parameters
# Do not modify the variables beginning with "__"
targetmat=list(c(1129.1237000695721,1226.0652451191768,1037.1130680471642,1032.0797419067321),c(1142.1145767721944,854.4996423456525,681.8995416352694,1220.537897455667),c(3074.507486287234,1755.5715400798124,2560.114068595573,8259.598010995463),c(894.2053463638223,764.3924525722366,954.2912613708156,874.2090356877292),c(828.1683897921598,818.0517903024731,774.8440135720605,751.8592383680018))
targetgene="ITGAX"
collabel=c("TRE-PMA-no-serum-Unsorted-KRAB-rep2_S2_L001_R1_001-clipped-trimmed-aligned-counts","TRE-PMA-no-serum-Unsorted-KRAB-rep1_S1_L001_R1_001-clipped-trimmed-aligned-counts","TRE-PMA-no-serum-BODIPY-high-KRAB-rep1_S5_L001_R1_001-clipped-trimmed-aligned-counts","TRE-PMA-no-serum-BODIPY-high-KRAB-rep2_S6_L001_R1_001-clipped-trimmed-aligned-counts")

# set up color using RColorBrewer
#library(RColorBrewer)
#colors <- brewer.pal(length(targetgenelist), "Set1")

colors=c( "#E41A1C", "#377EB8", "#4DAF4A", "#984EA3", "#FF7F00",  "#A65628", "#F781BF",
          "#999999", "#66C2A5", "#FC8D62", "#8DA0CB", "#E78AC3", "#A6D854", "#FFD92F", "#E5C494", "#B3B3B3", 
          "#8DD3C7", "#FFFFB3", "#BEBADA", "#FB8072", "#80B1D3", "#FDB462", "#B3DE69", "#FCCDE5",
          "#D9D9D9", "#BC80BD", "#CCEBC5", "#FFED6F")


## code

targetmatvec=unlist(targetmat)+1
yrange=range(targetmatvec[targetmatvec>0]);
# yrange[1]=1; # set the minimum value to 1
for(i in 1:length(targetmat)){
  vali=targetmat[[i]]+1;
  if(i==1){
    plot(1:length(vali),vali,type='b',las=1,pch=20,main=paste('sgRNAs in',targetgene),ylab='Read counts',xlab='Samples',xlim=c(0.7,length(vali)+0.3),ylim = yrange,col=colors[(i %% length(colors))],xaxt='n',log='y')
    axis(1,at=1:length(vali),labels=(collabel),las=2)
    # lines(0:100,rep(1,101),col='black');
  }else{
    lines(1:length(vali),vali,type='b',pch=20,col=colors[(i %% length(colors))])
  }
}




# parameters
# Do not modify the variables beginning with "__"
targetmat=list(c(690.6816113560758,771.479534913966,911.9601157362375,847.5683540132724),c(1137.7842845379869,771.479534913966,1032.5118565651449,1823.4066568294847),c(762.1314332204975,772.4919752484988,766.5618329044256,746.9257787986579),c(908.2787961249962,716.8077568491967,787.7274057217147,737.0588596599703),c(594.3326091449618,655.0488964426982,756.4391676439831,500.2528003314658))
targetgene="MRC1"
collabel=c("TRE-PMA-no-serum-Unsorted-KRAB-rep2_S2_L001_R1_001-clipped-trimmed-aligned-counts","TRE-PMA-no-serum-Unsorted-KRAB-rep1_S1_L001_R1_001-clipped-trimmed-aligned-counts","TRE-PMA-no-serum-BODIPY-high-KRAB-rep1_S5_L001_R1_001-clipped-trimmed-aligned-counts","TRE-PMA-no-serum-BODIPY-high-KRAB-rep2_S6_L001_R1_001-clipped-trimmed-aligned-counts")

# set up color using RColorBrewer
#library(RColorBrewer)
#colors <- brewer.pal(length(targetgenelist), "Set1")

colors=c( "#E41A1C", "#377EB8", "#4DAF4A", "#984EA3", "#FF7F00",  "#A65628", "#F781BF",
          "#999999", "#66C2A5", "#FC8D62", "#8DA0CB", "#E78AC3", "#A6D854", "#FFD92F", "#E5C494", "#B3B3B3", 
          "#8DD3C7", "#FFFFB3", "#BEBADA", "#FB8072", "#80B1D3", "#FDB462", "#B3DE69", "#FCCDE5",
          "#D9D9D9", "#BC80BD", "#CCEBC5", "#FFED6F")


## code

targetmatvec=unlist(targetmat)+1
yrange=range(targetmatvec[targetmatvec>0]);
# yrange[1]=1; # set the minimum value to 1
for(i in 1:length(targetmat)){
  vali=targetmat[[i]]+1;
  if(i==1){
    plot(1:length(vali),vali,type='b',las=1,pch=20,main=paste('sgRNAs in',targetgene),ylab='Read counts',xlab='Samples',xlim=c(0.7,length(vali)+0.3),ylim = yrange,col=colors[(i %% length(colors))],xaxt='n',log='y')
    axis(1,at=1:length(vali),labels=(collabel),las=2)
    # lines(0:100,rep(1,101),col='black');
  }else{
    lines(1:length(vali),vali,type='b',pch=20,col=colors[(i %% length(colors))])
  }
}




# parameters
# Do not modify the variables beginning with "__"
targetmat=list(c(680.9384538291092,969.9178404823876,982.8187725593357,764.6862332482958),c(908.2787961249962,890.9474943888321,741.7152909015211,919.5968637256925),c(632.2226661942763,742.1187652125158,857.665820248409,1112.988478843971),c(882.297042719752,939.5446304464048,912.8803580326413,1059.7071154950577),c(793.5260519185009,798.8154239463506,964.4139266312582,796.2603744920964))
targetgene="CLDN7"
collabel=c("TRE-PMA-no-serum-Unsorted-KRAB-rep2_S2_L001_R1_001-clipped-trimmed-aligned-counts","TRE-PMA-no-serum-Unsorted-KRAB-rep1_S1_L001_R1_001-clipped-trimmed-aligned-counts","TRE-PMA-no-serum-BODIPY-high-KRAB-rep1_S5_L001_R1_001-clipped-trimmed-aligned-counts","TRE-PMA-no-serum-BODIPY-high-KRAB-rep2_S6_L001_R1_001-clipped-trimmed-aligned-counts")

# set up color using RColorBrewer
#library(RColorBrewer)
#colors <- brewer.pal(length(targetgenelist), "Set1")

colors=c( "#E41A1C", "#377EB8", "#4DAF4A", "#984EA3", "#FF7F00",  "#A65628", "#F781BF",
          "#999999", "#66C2A5", "#FC8D62", "#8DA0CB", "#E78AC3", "#A6D854", "#FFD92F", "#E5C494", "#B3B3B3", 
          "#8DD3C7", "#FFFFB3", "#BEBADA", "#FB8072", "#80B1D3", "#FDB462", "#B3DE69", "#FCCDE5",
          "#D9D9D9", "#BC80BD", "#CCEBC5", "#FFED6F")


## code

targetmatvec=unlist(targetmat)+1
yrange=range(targetmatvec[targetmatvec>0]);
# yrange[1]=1; # set the minimum value to 1
for(i in 1:length(targetmat)){
  vali=targetmat[[i]]+1;
  if(i==1){
    plot(1:length(vali),vali,type='b',las=1,pch=20,main=paste('sgRNAs in',targetgene),ylab='Read counts',xlab='Samples',xlim=c(0.7,length(vali)+0.3),ylim = yrange,col=colors[(i %% length(colors))],xaxt='n',log='y')
    axis(1,at=1:length(vali),labels=(collabel),las=2)
    # lines(0:100,rep(1,101),col='black');
  }else{
    lines(1:length(vali),vali,type='b',pch=20,col=colors[(i %% length(colors))])
  }
}




# parameters
# Do not modify the variables beginning with "__"
targetmat=list(c(921.2696728276184,701.6211518312052,767.4820752008295,997.5455249213252),c(533.7085178660585,752.2431685578434,849.3836395807741,964.9846917636559),c(1013.288382804525,1046.8633059068777,787.7274057217147,1291.5797152542184),c(767.5442985132566,915.2460624176184,1213.7995889567076,597.9352998044739),c(736.1496798152532,748.1934072197124,819.0156437994464,536.7604011446102))
targetgene="ADAM10"
collabel=c("TRE-PMA-no-serum-Unsorted-KRAB-rep2_S2_L001_R1_001-clipped-trimmed-aligned-counts","TRE-PMA-no-serum-Unsorted-KRAB-rep1_S1_L001_R1_001-clipped-trimmed-aligned-counts","TRE-PMA-no-serum-BODIPY-high-KRAB-rep1_S5_L001_R1_001-clipped-trimmed-aligned-counts","TRE-PMA-no-serum-BODIPY-high-KRAB-rep2_S6_L001_R1_001-clipped-trimmed-aligned-counts")

# set up color using RColorBrewer
#library(RColorBrewer)
#colors <- brewer.pal(length(targetgenelist), "Set1")

colors=c( "#E41A1C", "#377EB8", "#4DAF4A", "#984EA3", "#FF7F00",  "#A65628", "#F781BF",
          "#999999", "#66C2A5", "#FC8D62", "#8DA0CB", "#E78AC3", "#A6D854", "#FFD92F", "#E5C494", "#B3B3B3", 
          "#8DD3C7", "#FFFFB3", "#BEBADA", "#FB8072", "#80B1D3", "#FDB462", "#B3DE69", "#FCCDE5",
          "#D9D9D9", "#BC80BD", "#CCEBC5", "#FFED6F")


## code

targetmatvec=unlist(targetmat)+1
yrange=range(targetmatvec[targetmatvec>0]);
# yrange[1]=1; # set the minimum value to 1
for(i in 1:length(targetmat)){
  vali=targetmat[[i]]+1;
  if(i==1){
    plot(1:length(vali),vali,type='b',las=1,pch=20,main=paste('sgRNAs in',targetgene),ylab='Read counts',xlab='Samples',xlim=c(0.7,length(vali)+0.3),ylim = yrange,col=colors[(i %% length(colors))],xaxt='n',log='y')
    axis(1,at=1:length(vali),labels=(collabel),las=2)
    # lines(0:100,rep(1,101),col='black');
  }else{
    lines(1:length(vali),vali,type='b',pch=20,col=colors[(i %% length(colors))])
  }
}




# parameters
# Do not modify the variables beginning with "__"
targetmat=list(c(1274.188489915519,903.0967784032252,1147.542143615629,1934.9028430966555),c(608.4060589061357,655.0488964426982,729.7521410482708,777.5132281285897),c(488.24044940688117,608.476641054191,530.0595627286305,528.8668658336601),c(584.5894516179952,638.849851090174,426.99242553139675,530.8402496613976),c(806.516928621123,877.7857700399062,1234.0449194775929,1179.0968370731787))
targetgene="C9orf72"
collabel=c("TRE-PMA-no-serum-Unsorted-KRAB-rep2_S2_L001_R1_001-clipped-trimmed-aligned-counts","TRE-PMA-no-serum-Unsorted-KRAB-rep1_S1_L001_R1_001-clipped-trimmed-aligned-counts","TRE-PMA-no-serum-BODIPY-high-KRAB-rep1_S5_L001_R1_001-clipped-trimmed-aligned-counts","TRE-PMA-no-serum-BODIPY-high-KRAB-rep2_S6_L001_R1_001-clipped-trimmed-aligned-counts")

# set up color using RColorBrewer
#library(RColorBrewer)
#colors <- brewer.pal(length(targetgenelist), "Set1")

colors=c( "#E41A1C", "#377EB8", "#4DAF4A", "#984EA3", "#FF7F00",  "#A65628", "#F781BF",
          "#999999", "#66C2A5", "#FC8D62", "#8DA0CB", "#E78AC3", "#A6D854", "#FFD92F", "#E5C494", "#B3B3B3", 
          "#8DD3C7", "#FFFFB3", "#BEBADA", "#FB8072", "#80B1D3", "#FDB462", "#B3DE69", "#FCCDE5",
          "#D9D9D9", "#BC80BD", "#CCEBC5", "#FFED6F")


## code

targetmatvec=unlist(targetmat)+1
yrange=range(targetmatvec[targetmatvec>0]);
# yrange[1]=1; # set the minimum value to 1
for(i in 1:length(targetmat)){
  vali=targetmat[[i]]+1;
  if(i==1){
    plot(1:length(vali),vali,type='b',las=1,pch=20,main=paste('sgRNAs in',targetgene),ylab='Read counts',xlab='Samples',xlim=c(0.7,length(vali)+0.3),ylim = yrange,col=colors[(i %% length(colors))],xaxt='n',log='y')
    axis(1,at=1:length(vali),labels=(collabel),las=2)
    # lines(0:100,rep(1,101),col='black');
  }else{
    lines(1:length(vali),vali,type='b',pch=20,col=colors[(i %% length(colors))])
  }
}




# parameters
# Do not modify the variables beginning with "__"
targetmat=list(c(1161.6008918261275,906.1340994068236,1205.5174082890728,1133.7090090352153),c(1296.922524145108,1149.1197796946867,803.3715247605805,1254.085422527205),c(705.8376341758016,800.8403046154161,834.6597628383122,875.1957276015979),c(834.6638281434709,965.8680791442566,1015.947495229875,849.5417378410099),c(687.4338921804202,742.1187652125158,1038.033310343568,985.7052219549))
targetgene="SIRPA"
collabel=c("TRE-PMA-no-serum-Unsorted-KRAB-rep2_S2_L001_R1_001-clipped-trimmed-aligned-counts","TRE-PMA-no-serum-Unsorted-KRAB-rep1_S1_L001_R1_001-clipped-trimmed-aligned-counts","TRE-PMA-no-serum-BODIPY-high-KRAB-rep1_S5_L001_R1_001-clipped-trimmed-aligned-counts","TRE-PMA-no-serum-BODIPY-high-KRAB-rep2_S6_L001_R1_001-clipped-trimmed-aligned-counts")

# set up color using RColorBrewer
#library(RColorBrewer)
#colors <- brewer.pal(length(targetgenelist), "Set1")

colors=c( "#E41A1C", "#377EB8", "#4DAF4A", "#984EA3", "#FF7F00",  "#A65628", "#F781BF",
          "#999999", "#66C2A5", "#FC8D62", "#8DA0CB", "#E78AC3", "#A6D854", "#FFD92F", "#E5C494", "#B3B3B3", 
          "#8DD3C7", "#FFFFB3", "#BEBADA", "#FB8072", "#80B1D3", "#FDB462", "#B3DE69", "#FCCDE5",
          "#D9D9D9", "#BC80BD", "#CCEBC5", "#FFED6F")


## code

targetmatvec=unlist(targetmat)+1
yrange=range(targetmatvec[targetmatvec>0]);
# yrange[1]=1; # set the minimum value to 1
for(i in 1:length(targetmat)){
  vali=targetmat[[i]]+1;
  if(i==1){
    plot(1:length(vali),vali,type='b',las=1,pch=20,main=paste('sgRNAs in',targetgene),ylab='Read counts',xlab='Samples',xlim=c(0.7,length(vali)+0.3),ylim = yrange,col=colors[(i %% length(colors))],xaxt='n',log='y')
    axis(1,at=1:length(vali),labels=(collabel),las=2)
    # lines(0:100,rep(1,101),col='black');
  }else{
    lines(1:length(vali),vali,type='b',pch=20,col=colors[(i %% length(colors))])
  }
}




# parameters
# Do not modify the variables beginning with "__"
targetmat=list(c(835.7464012020228,929.4202271010771,760.1201368295986,1112.988478843971),c(1326.1519967260076,830.2010743168662,761.9606214224063,1026.1595904235196),c(1064.1693165564616,1114.696808320573,963.4936843348544,1001.4922925768003),c(1518.8500011482356,1129.8834133385644,1107.0514825738585,1947.7298379769495),c(581.3417324423397,749.2058475542451,1072.0822753105112,791.3269149227525))
targetgene="SORL1"
collabel=c("TRE-PMA-no-serum-Unsorted-KRAB-rep2_S2_L001_R1_001-clipped-trimmed-aligned-counts","TRE-PMA-no-serum-Unsorted-KRAB-rep1_S1_L001_R1_001-clipped-trimmed-aligned-counts","TRE-PMA-no-serum-BODIPY-high-KRAB-rep1_S5_L001_R1_001-clipped-trimmed-aligned-counts","TRE-PMA-no-serum-BODIPY-high-KRAB-rep2_S6_L001_R1_001-clipped-trimmed-aligned-counts")

# set up color using RColorBrewer
#library(RColorBrewer)
#colors <- brewer.pal(length(targetgenelist), "Set1")

colors=c( "#E41A1C", "#377EB8", "#4DAF4A", "#984EA3", "#FF7F00",  "#A65628", "#F781BF",
          "#999999", "#66C2A5", "#FC8D62", "#8DA0CB", "#E78AC3", "#A6D854", "#FFD92F", "#E5C494", "#B3B3B3", 
          "#8DD3C7", "#FFFFB3", "#BEBADA", "#FB8072", "#80B1D3", "#FDB462", "#B3DE69", "#FCCDE5",
          "#D9D9D9", "#BC80BD", "#CCEBC5", "#FFED6F")


## code

targetmatvec=unlist(targetmat)+1
yrange=range(targetmatvec[targetmatvec>0]);
# yrange[1]=1; # set the minimum value to 1
for(i in 1:length(targetmat)){
  vali=targetmat[[i]]+1;
  if(i==1){
    plot(1:length(vali),vali,type='b',las=1,pch=20,main=paste('sgRNAs in',targetgene),ylab='Read counts',xlab='Samples',xlim=c(0.7,length(vali)+0.3),ylim = yrange,col=colors[(i %% length(colors))],xaxt='n',log='y')
    axis(1,at=1:length(vali),labels=(collabel),las=2)
    # lines(0:100,rep(1,101),col='black');
  }else{
    lines(1:length(vali),vali,type='b',pch=20,col=colors[(i %% length(colors))])
  }
}




# parameters
# Do not modify the variables beginning with "__"
targetmat=list(c(748.0579834593235,753.2556088923762,641.408880593499,887.0360305680231),c(1053.3435859709432,694.5340694894759,761.0403791260024,715.3516375548573),c(492.57074164108855,622.6508057376496,977.2973187809124,562.4143909051982),c(822.7555244994006,753.2556088923762,650.6113035575378,624.5759814789307),c(510.97448363646987,505.2077269318491,618.4028231834022,452.89158846576487))
targetgene="CD200R"
collabel=c("TRE-PMA-no-serum-Unsorted-KRAB-rep2_S2_L001_R1_001-clipped-trimmed-aligned-counts","TRE-PMA-no-serum-Unsorted-KRAB-rep1_S1_L001_R1_001-clipped-trimmed-aligned-counts","TRE-PMA-no-serum-BODIPY-high-KRAB-rep1_S5_L001_R1_001-clipped-trimmed-aligned-counts","TRE-PMA-no-serum-BODIPY-high-KRAB-rep2_S6_L001_R1_001-clipped-trimmed-aligned-counts")

# set up color using RColorBrewer
#library(RColorBrewer)
#colors <- brewer.pal(length(targetgenelist), "Set1")

colors=c( "#E41A1C", "#377EB8", "#4DAF4A", "#984EA3", "#FF7F00",  "#A65628", "#F781BF",
          "#999999", "#66C2A5", "#FC8D62", "#8DA0CB", "#E78AC3", "#A6D854", "#FFD92F", "#E5C494", "#B3B3B3", 
          "#8DD3C7", "#FFFFB3", "#BEBADA", "#FB8072", "#80B1D3", "#FDB462", "#B3DE69", "#FCCDE5",
          "#D9D9D9", "#BC80BD", "#CCEBC5", "#FFED6F")


## code

targetmatvec=unlist(targetmat)+1
yrange=range(targetmatvec[targetmatvec>0]);
# yrange[1]=1; # set the minimum value to 1
for(i in 1:length(targetmat)){
  vali=targetmat[[i]]+1;
  if(i==1){
    plot(1:length(vali),vali,type='b',las=1,pch=20,main=paste('sgRNAs in',targetgene),ylab='Read counts',xlab='Samples',xlim=c(0.7,length(vali)+0.3),ylim = yrange,col=colors[(i %% length(colors))],xaxt='n',log='y')
    axis(1,at=1:length(vali),labels=(collabel),las=2)
    # lines(0:100,rep(1,101),col='black');
  }else{
    lines(1:length(vali),vali,type='b',pch=20,col=colors[(i %% length(colors))])
  }
}



dev.off()
Sweave("Bodipy_CRISPRi_summary.Rnw");
library(tools);

texi2dvi("Bodipy_CRISPRi_summary.tex",pdf=TRUE);
